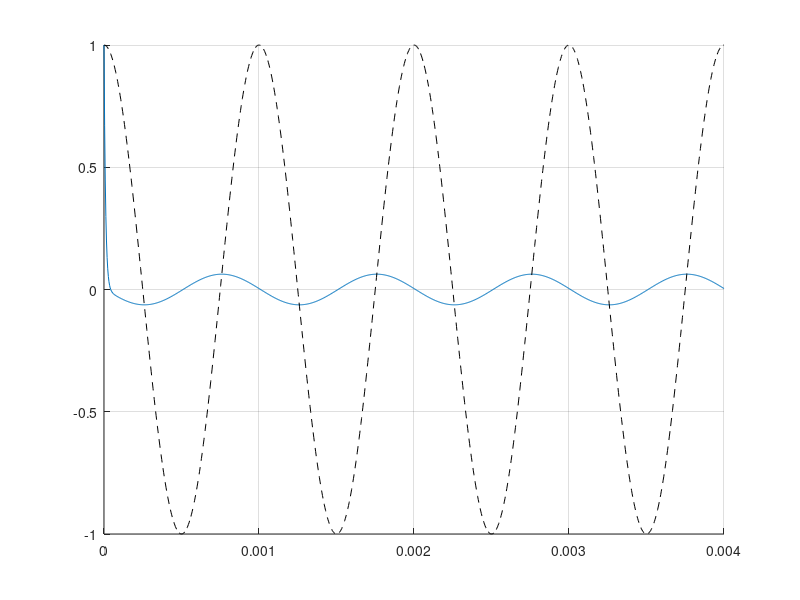

MATLAB code for this plot:
close all;
clear;
clc;

R   = 100;
L   = 1e-3;
tau = L/R;
w   = 2*pi*1000;
A   = 1;

t = linspace(0, 4e-3, 1000); 

vo = (( 1/(L^2*w^2 + R^2) )) * ((  A*R^2*exp(-t/tau) - A*R*L*w*sin(w*t) + A*L^2*w^2*cos(w*t)  ));
i = 1/(tau^2 * w^2 + 1) * ((  -A*R*exp(-t/tau) + A*R*cos(w*t) + A*L*w*sin(w*t)  ));

f = figure('WindowStyle','Docked');
hold on;
grid on;

plot(t, vo);
plot(t, A*cos(w*t), 'k--');


